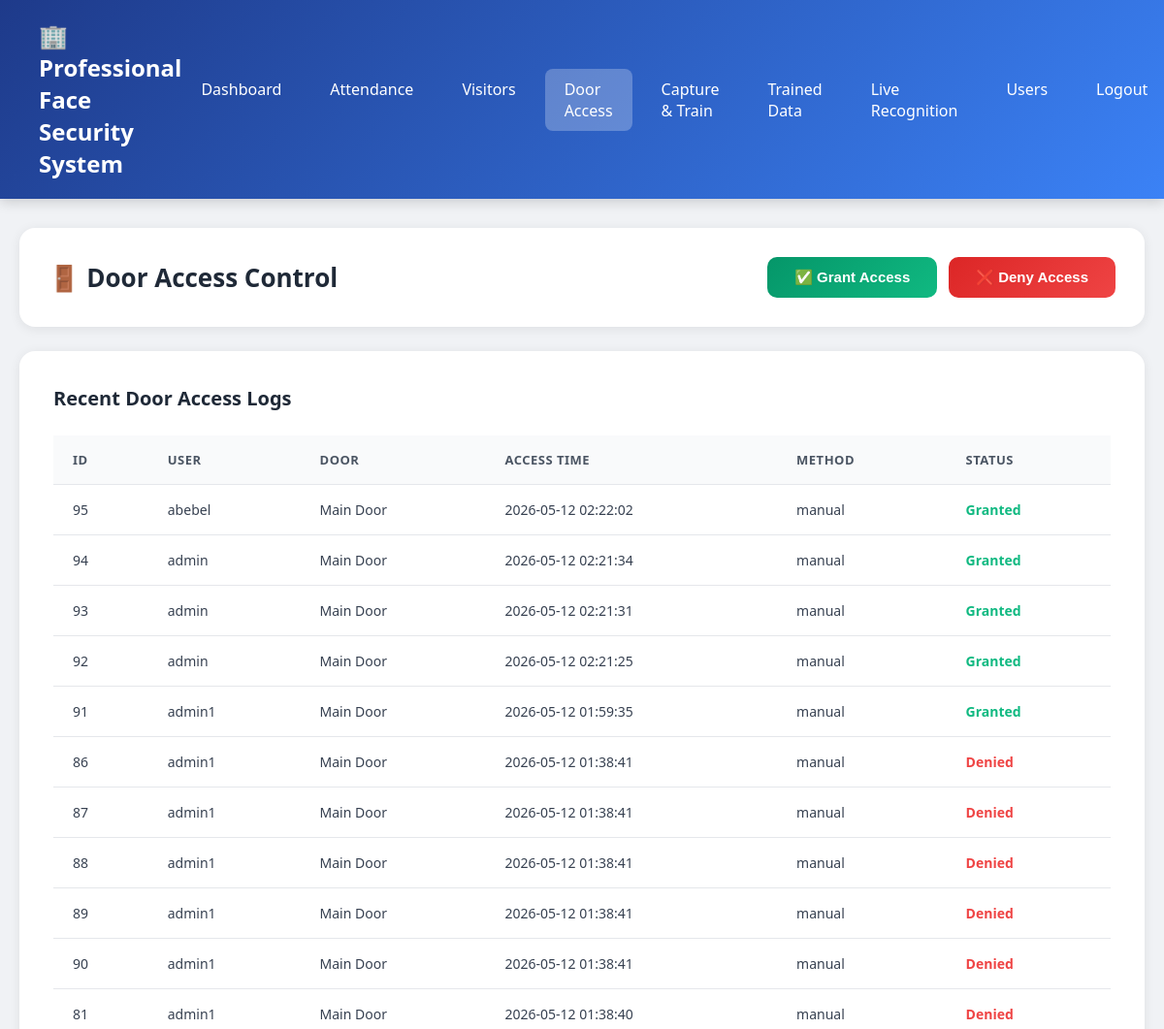
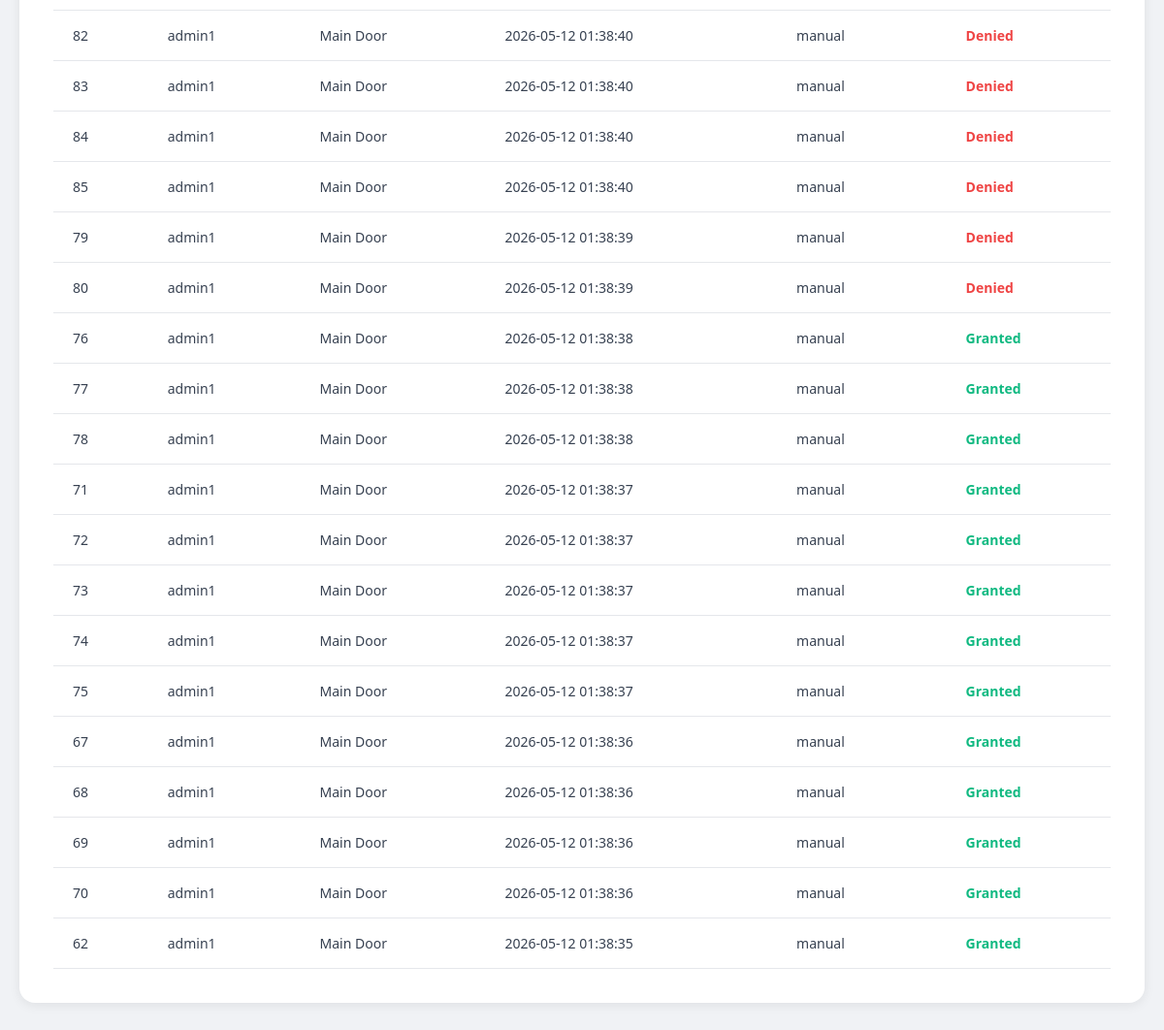
Screenshot of /door-access (signed in) with the database file from the repository (2 pictures, top to bottom).
### tables this page shows
CREATE TABLE door_access
        (id INTEGER PRIMARY KEY AUTOINCREMENT,
         username TEXT,
         door_name TEXT DEFAULT 'Main Door',
         access_time TEXT NOT NULL,
         access_granted INTEGER DEFAULT 0,
         method TEXT);

### app.py (the view)
@app.route('/door-access')
@admin_required
def door_access():
    conn = sqlite3.connect(DATABASE)
    c = conn.cursor()
    c.execute('SELECT * FROM door_access ORDER BY access_time DESC LIMIT 30')
    access_records = c.fetchall()
    conn.close()
    return render_template('door_access.html', username=session['username'], records=access_records)

### app.py (called while the page is built)
def admin_required(f):
    @wraps(f)
    def decorated_function(*args, **kwargs):
        if 'username' not in session:
            return redirect(url_for('login'))
        if session.get('role') != 'admin':
            return redirect(url_for('dashboard'))
        return f(*args, **kwargs)
    return decorated_function

### templates/door_access.html (shortened to what this page needs)
<!DOCTYPE html>
<html lang="en">
<head>
</head>
<body>
    <div class="navbar">
        <h1>🏢 Professional Face Security System</h1>
        <div class="nav-links">
            <a href="/dashboard">Dashboard</a>
            <a href="/attendance">Attendance</a>
            <a href="/visitors">Visitors</a>
            <a href="/door-access" class="active">Door Access</a>
            <a href="/capture">Capture & Train</a>
            <a href="/trained-data">Trained Data</a>
            <a href="/recognize-live">Live Recognition</a>
            <a href="/user-management">Users</a>
            <a href="/logout">Logout</a>
        </div>
    </div>
    <div class="container">
        <div class="page-header">
            <h2>🚪 Door Access Control</h2>
            <div class="btn-group">
                <button class="btn btn-success" onclick="grantAccess()">✅ Grant Access</button>
                <button class="btn btn-danger" onclick="denyAccess()">❌ Deny Access</button>
            </div>
        </div>
        <div class="content-card">
            <h3>Recent Door Access Logs</h3>
            <table>
                <thead>
                    <tr>
                        <th>ID</th>
                        <th>User</th>
                        <th>Door</th>
                        <th>Access Time</th>
                        <th>Method</th>
                        <th>Status</th>
                    </tr>
                </thead>
                <tbody>
                    {% for record in records %}
                    <tr>
                        <td>{{ record[0] }}</td>
                        <td>{{ record[1] or '-' }}</td>
                        <td>{{ record[2] }}</td>
                        <td>{{ record[3] }}</td>
                        <td>{{ record[5] or '-' }}</td>
                        <td class="{{ 'access-granted' if record[4] == 1 else 'access-denied' }}">
                            {{ 'Granted' if record[4] == 1 else 'Denied' }}
                        </td>
                    </tr>
                    {% else %}
                    <tr>
                        <td colspan="6" style="text-align: center; color: #9ca3af;">No access logs yet</td>
                    </tr>
                    {% endfor %}
                </tbody>
            </table>
        </div>
    </div>
</body>
</html>

### templates/door_access.html (style rules this page uses)
* { margin: 0; padding: 0; box-sizing: border-box; }
body { font-family: 'Segoe UI', Tahoma, Geneva, Verdana, sans-serif; background: #f0f2f5; min-height: 100vh; }
.navbar { background: linear-gradient(135deg, #1e3a8a 0%, #3b82f6 100%); padding: 20px 40px; color: white; display: flex; justify-content: space-between; align-items: center; box-shadow: 0 4px 12px rgba(0,0,0,0.15); }
.navbar h1 { font-size: 24px; font-weight: 700; }
.nav-links { display: flex; gap: 10px; }
.nav-links a { color: white; text-decoration: none; padding: 10px 20px; border-radius: 8px; transition: all 0.3s; font-weight: 500; }
.nav-links a.active { background: rgba(255,255,255,0.25); }
.container { max-width: 1200px; margin: 30px auto; padding: 0 20px; }
.page-header { background: white; border-radius: 16px; padding: 30px; margin-bottom: 25px; box-shadow: 0 2px 12px rgba(0,0,0,0.08); display: flex; justify-content: space-between; align-items: center; }
.page-header h2 { color: #1f2937; font-size: 26px; }
.btn-group { display: flex; gap: 12px; }
.btn { padding: 12px 28px; border: none; border-radius: 10px; font-size: 15px; font-weight: 600; cursor: pointer; transition: all 0.3s; }
.btn-success { background: linear-gradient(135deg, #059669 0%, #10b981 100%); color: white; }
.btn-danger { background: linear-gradient(135deg, #dc2626 0%, #ef4444 100%); color: white; }
.content-card { background: white; border-radius: 16px; padding: 35px; box-shadow: 0 2px 12px rgba(0,0,0,0.08); }
.content-card h3 { color: #1f2937; font-size: 20px; margin-bottom: 25px; }
table { width: 100%; border-collapse: collapse; }
th, td { padding: 16px 20px; text-align: left; border-bottom: 1px solid #e5e7eb; }
th { background: #f9fafb; color: #4b5563; font-weight: 700; font-size: 13px; text-transform: uppercase; letter-spacing: 0.5px; }
td { color: #374151; font-size: 14px; }
.access-granted { color: #10b981; font-weight: 700; }
.access-denied { color: #ef4444; font-weight: 700; }

### rows the page displays
door_access: id "95", username "abebel", door_name "Main Door", access_time "2026-05-12 02:22:02", method "manual", access_granted "Granted"
door_access: id "94", username "admin", door_name "Main Door", access_time "2026-05-12 02:21:34", method "manual", access_granted "Granted"
door_access: id "93", username "admin", door_name "Main Door", access_time "2026-05-12 02:21:31", method "manual", access_granted "Granted"
door_access: id "92", username "admin", door_name "Main Door", access_time "2026-05-12 02:21:25", method "manual", access_granted "Granted"
door_access: id "91", username "admin1", door_name "Main Door", access_time "2026-05-12 01:59:35", method "manual", access_granted "Granted"
door_access: id "86", username "admin1", door_name "Main Door", access_time "2026-05-12 01:38:41", method "manual", access_granted "Denied"
door_access: id "87", username "admin1", door_name "Main Door", access_time "2026-05-12 01:38:41", method "manual", access_granted "Denied"
door_access: id "88", username "admin1", door_name "Main Door", access_time "2026-05-12 01:38:41", method "manual", access_granted "Denied"
door_access: id "89", username "admin1", door_name "Main Door", access_time "2026-05-12 01:38:41", method "manual", access_granted "Denied"
door_access: id "90", username "admin1", door_name "Main Door", access_time "2026-05-12 01:38:41", method "manual", access_granted "Denied"
door_access: id "81", username "admin1", door_name "Main Door", access_time "2026-05-12 01:38:40", method "manual", access_granted "Denied"
door_access: id "82", username "admin1", door_name "Main Door", access_time "2026-05-12 01:38:40", method "manual", access_granted "Denied"
door_access: id "83", username "admin1", door_name "Main Door", access_time "2026-05-12 01:38:40", method "manual", access_granted "Denied"
door_access: id "84", username "admin1", door_name "Main Door", access_time "2026-05-12 01:38:40", method "manual", access_granted "Denied"
door_access: id "85", username "admin1", door_name "Main Door", access_time "2026-05-12 01:38:40", method "manual", access_granted "Denied"
door_access: id "79", username "admin1", door_name "Main Door", access_time "2026-05-12 01:38:39", method "manual", access_granted "Denied"
door_access: id "80", username "admin1", door_name "Main Door", access_time "2026-05-12 01:38:39", method "manual", access_granted "Denied"
door_access: id "76", username "admin1", door_name "Main Door", access_time "2026-05-12 01:38:38", method "manual", access_granted "Granted"
door_access: id "77", username "admin1", door_name "Main Door", access_time "2026-05-12 01:38:38", method "manual", access_granted "Granted"
door_access: id "78", username "admin1", door_name "Main Door", access_time "2026-05-12 01:38:38", method "manual", access_granted "Granted"
door_access: id "71", username "admin1", door_name "Main Door", access_time "2026-05-12 01:38:37", method "manual", access_granted "Granted"
door_access: id "72", username "admin1", door_name "Main Door", access_time "2026-05-12 01:38:37", method "manual", access_granted "Granted"
door_access: id "73", username "admin1", door_name "Main Door", access_time "2026-05-12 01:38:37", method "manual", access_granted "Granted"
door_access: id "74", username "admin1", door_name "Main Door", access_time "2026-05-12 01:38:37", method "manual", access_granted "Granted"
door_access: id "75", username "admin1", door_name "Main Door", access_time "2026-05-12 01:38:37", method "manual", access_granted "Granted"
door_access: id "67", username "admin1", door_name "Main Door", access_time "2026-05-12 01:38:36", method "manual", access_granted "Granted"
door_access: id "68", username "admin1", door_name "Main Door", access_time "2026-05-12 01:38:36", method "manual", access_granted "Granted"
door_access: id "69", username "admin1", door_name "Main Door", access_time "2026-05-12 01:38:36", method "manual", access_granted "Granted"
door_access: id "70", username "admin1", door_name "Main Door", access_time "2026-05-12 01:38:36", method "manual", access_granted "Granted"
door_access: id "62", username "admin1", door_name "Main Door", access_time "2026-05-12 01:38:35", method "manual", access_granted "Granted"
